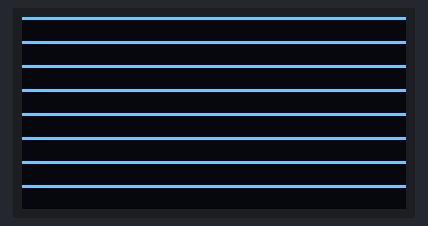
Simulated run of this program. Board: pyboard running MicroPython. Parts: 128×64 one-colour display. What the program prints to the serial console is not drawn. At 2.7 s the program stops and its outputs stay as they are.

Above: at 0.8 s.
At 2.8 s:
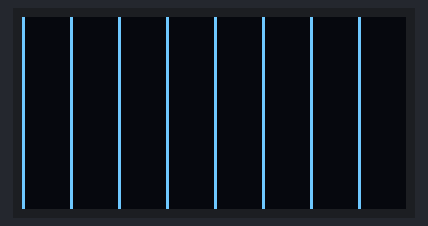

Measured:
- what the display in image 0 shows lasts 0.7 s, from 0.7 s to 1.4 s

The program:

frame_rate_test.py
```python
"""
Simple test of a 128 x 64 pixel OLED display with an ssd1306 driver chip on a SPI bus

|OLED |PYB |
|VCC  |3V3 |
|GND |GND|
|NC |-- |
|DIN |X8 MOSI |
|CLK |X6 SCK |
|CS |X5 SS |
|D/C |X4 |
|RES |X3 |
"""

import pyb

# from adafruit arduino
init_cmds = [0xAE, 0xD5, 0x80, 0xA8, 0x3F, 0xD3, 0x0, 0x40, 0x8D, 0x14, 0x20, 0x00, 0xA1, 0xC8,
             0xDA, 0x12, 0x81, 0xCF, 0xd9, 0xF1, 0xDB, 0x40, 0xA4, 0xA6, 0xAF]

display_cmds = [0x21, 0, 127, 0x22, 0, 7]

## set up SPI bus
rate = 8000000

spi = pyb.SPI(1, pyb.SPI.MASTER, baudrate=rate, polarity=0, phase=0)  # SCK: Y6: MOSI: Y8
dc  = pyb.Pin('X4',  pyb.Pin.OUT_PP, pyb.Pin.PULL_DOWN)
res = pyb.Pin('X3', pyb.Pin.OUT_PP, pyb.Pin.PULL_DOWN)

def write_command(cmd):
    """
    write single command byte to ssd1306
    """
    dc.low()
    spi.send(cmd)

## power on
res.high()
pyb.delay(1)
res.low()
pyb.delay(10)
res.high()

## init display
for cmd in init_cmds:
    write_command(cmd)

## clear display
buffer = bytearray(1024)
for cmd in display_cmds:
    write_command(cmd)
dc.high()
spi.send(buffer)

## line grid
b0 = [1] * 1024  # 8 horizontal lines

# set every  16th byte to 255
# should give 8 vertical lines
b1 = [0] * 1024
for i in range(0, 1024, 16):
    b1[i] = 255

n = 1000
t0 = pyb.millis()
for i in range(n):
    buffer = bytearray(b0)
    for cmd in display_cmds:
        write_command(cmd)
    dc.high()
    spi.send(buffer)

    buffer = bytearray(b1)
    for cmd in display_cmds:
      write_command(cmd)
    dc.high()
    spi.send(buffer)

t1 = pyb.millis()

framespersecond = 1000* (n*2)/(t1-t0)
print(t1, t0, t1 - t0, framespersecond )
```
